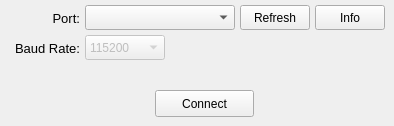
        <widget class="QWidget" name="page_39">
         <widget class="QLabel" name="label2_meshtastic_port_4">
          <property name="geometry">
           <rect>
            <x>0</x>
            <y>5</y>
            <width>80</width>
            <height>27</height>
           </rect>
          </property>
          <property name="font">
           <font>
            <pointsize>10</pointsize>
            <underline>false</underline>
           </font>
          </property>
          <property name="text">
           <string>Port:</string>
          </property>
          <property name="alignment">
           <set>Qt::AlignRight|Qt::AlignTrailing|Qt::AlignVCenter</set>
          </property>
         </widget>
         <widget class="QPushButton" name="pushButton_meshtastic_connect_4">
          <property name="geometry">
           <rect>
            <x>155</x>
            <y>90</y>
            <width>99</width>
            <height>27</height>
           </rect>
          </property>
          <property name="text">
           <string>Connect</string>
          </property>
         </widget>
         <widget class="QComboBox" name="comboBox_meshtastic_port_4">
          <property name="geometry">
           <rect>
            <x>85</x>
            <y>5</y>
            <width>150</width>
            <height>25</height>
           </rect>
          </property>
          <property name="currentIndex">
           <number>-1</number>
          </property>
         </widget>
         <widget class="QPushButton" name="pushButton_meshtastic_refresh_4">
          <property name="geometry">
           <rect>
            <x>240</x>
            <y>5</y>
            <width>70</width>
            <height>25</height>
           </rect>
          </property>
          <property name="text">
           <string>Refresh</string>
          </property>
         </widget>
         <widget class="QLabel" name="label2_meshtastic_baud_rate_4">
          <property name="geometry">
           <rect>
            <x>0</x>
            <y>35</y>
            <width>80</width>
            <height>27</height>
           </rect>
          </property>
          <property name="font">
           <font>
            <pointsize>10</pointsize>
            <underline>false</underline>
           </font>
          </property>
          <property name="text">
           <string>Baud Rate:</string>
          </property>
          <property name="alignment">
           <set>Qt::AlignRight|Qt::AlignTrailing|Qt::AlignVCenter</set>
          </property>
         </widget>
         <widget class="QComboBox" name="comboBox_meshtastic_baud_rate_4">
          <property name="enabled">
           <bool>false</bool>
          </property>
          <property name="geometry">
           <rect>
            <x>85</x>
            <y>35</y>
            <width>80</width>
            <height>25</height>
           </rect>
          </property>
          <property name="currentIndex">
           <number>1</number>
          </property>
          <item>
           <property name="text">
            <string>230400</string>
           </property>
          </item>
          <item>
           <property name="text">
            <string>115200</string>
           </property>
          </item>
          <item>
           <property name="text">
            <string>38400</string>
           </property>
          </item>
          <item>
           <property name="text">
            <string>9600</string>
           </property>
          </item>
         </widget>
         <widget class="QPushButton" name="pushButton_meshtastic_info_4">
          <property name="geometry">
           <rect>
            <x>315</x>
            <y>5</y>
            <width>70</width>
            <height>25</height>
           </rect>
          </property>
          <property name="text">
           <string>Info</string>
          </property>
         </widget>
        </widget>
